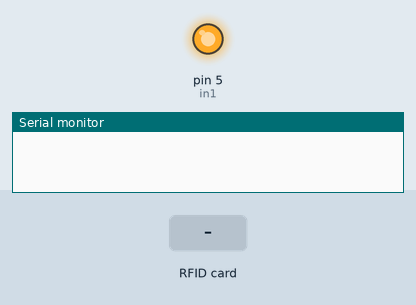
Bench run of a sketch on a simulated Arduino Uno, built with avr-gcc and run on an emulated ATmega328P. On the bench: output pins drawn as LEDs (lit = HIGH), the last lines printed to the serial monitor. The test bench sets the inputs (shaded band). Pins used as bus, display or sensor lines are not drawn.

Above: at 4.2 s.
4.3 s: RFID card 5E 7A 19 C4 held to the reader
At 4.9 s:
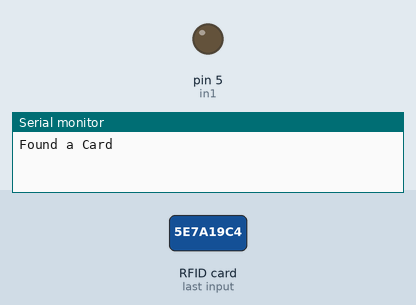
Timing chart, 0 to 10.8 s (numbered marks = the images above; inputs shaded):
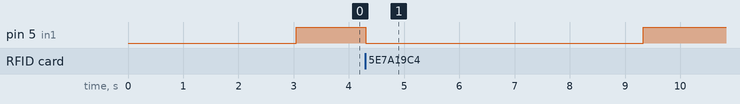

The sketch:

Relay.ino
```cpp
// used this library for rfid.... https://github.com/ArcaEgeCengiz/RFID
// used this article to get it to work with the servo... just adjusted for LED
// Found at this article... https://create.arduino.cc/projecthub/Arca_Ege/arduino-rfid-servo-box-4361f1

#include <SPI.h>
#include <RFID.h>

RFID rfid(10, 9);

boolean card;
int in1 = 5;

void setup()
{

  Serial.begin(9600);
  SPI.begin();
  rfid.init();

 delay(3000); // sanity delay
   pinMode(in1, OUTPUT);
   digitalWrite(in1, HIGH);

}


void loop()
{
 if (rfid.isCard())
  {
      Serial.println("Found a Card");
      digitalWrite(in1, LOW);
      delay(5000);

      rfid.halt();
  }
  else
  {
    digitalWrite(in1, HIGH);
  }

}
```

Measured:
- after the input at 4.3 s, pin 5 (in1): HIGH → LOW at once, → HIGH 5.0 s later
